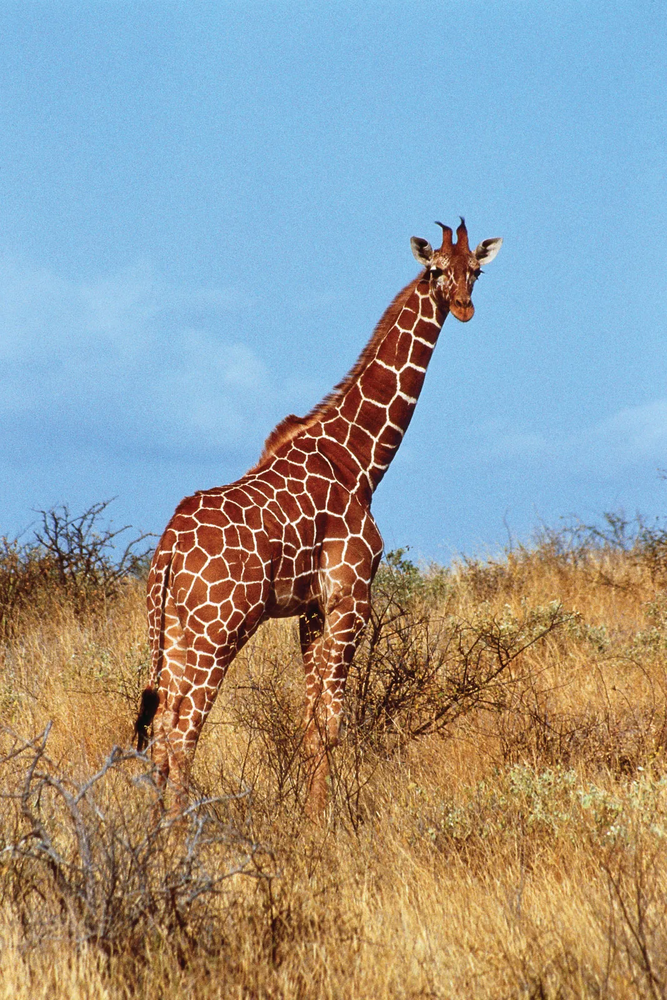
#> input picture 2 openCV-Practicals/images/giraffe-Kenya.png, 667 x 1000 px, shrunk from 1067 x 1600 before the run
$ jupyter execute color_thresholding.ipynb   (shell and % lines are left out)
#> lines starting #> are read from the running program, lines starting #| are printed output that depends on the picture; after the words box and inside, x2 and y2 are one past the last pixel; in counts of white or black regions, pixels touching at a corner belong together
[cell 1]
import cv2
import numpy as np
import matplotlib.pyplot as plt

[cell 2]
image = cv2.imread("../images/giraffe-Kenya.png")
#> image is the input picture: shape (1000, 667, 3); mean B, G, R 152, 154.5, 150.9

[cell 3]
plt.imshow(image)
# see openCV by default use BGR image store

[cell 4]
image_rgb = cv2.cvtColor(image, cv2.COLOR_BGR2RGB)
image_hsv = cv2.cvtColor(image, cv2.COLOR_BGR2HSV)
#> image_hsv: shape (1000, 667, 3); mean H, S, V 59.8, 123.7, 197

[cell 5]
plt.imshow(image_rgb)

[cell 6]
plt.imshow(image_hsv)

[cell 7]
# lets target girraf patch i.e white
# so we need to give white color upper and lower bound
lower_white = np.array([0,0,190]) #([h,s,v]) -> hue, saturation, brightness
upper_white = np.array([30,80,255])

[cell 8]
mask = cv2.inRange(image_hsv, lower_white, upper_white)
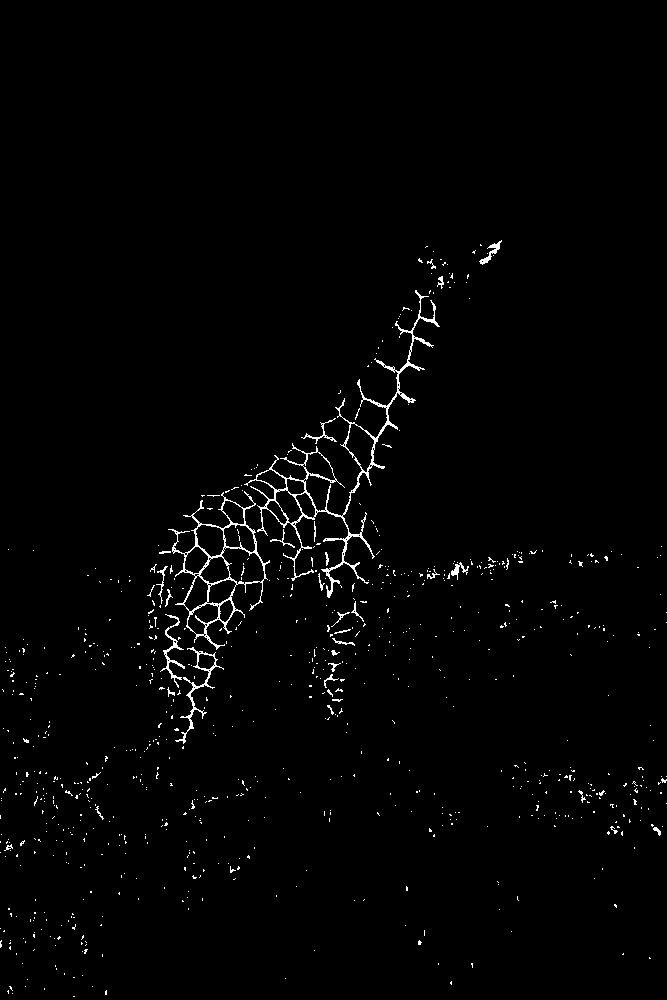
#> mask: shape (1000, 667); 1.4% white in thin lines or dots, all inside (x1, y1, x2, y2) = (0, 240, 667, 997)

[cell 9]
plt.imshow(mask)

### here mask have vilolet and yellow color as its matplotlib , if show show using openCV its black and white

[cell 10]
from IPython.display import Image, display
display(mask)

if image is None:
    print("Error: Could not load the image.")
else:
    _, buffer = cv2.imencode(".jpg", mask)
    # display(Image(data=buffer.tobytes()))

openCV_mask=display(Image(data=buffer.tobytes()))

[cell 11]
# lets target black color
black_hsv = np.uint8([[[120, 255, 0]]])
#now convert black_hsv to BGR as openCV take BGR format
black_bgr = cv2.cvtColor(black_hsv, cv2.COLOR_HSV2BGR)[0][0]

[cell 12]
image_result = image.copy()
#now if mask>0 then change with black bgr otherwise original image
image_result[mask>0] = black_bgr
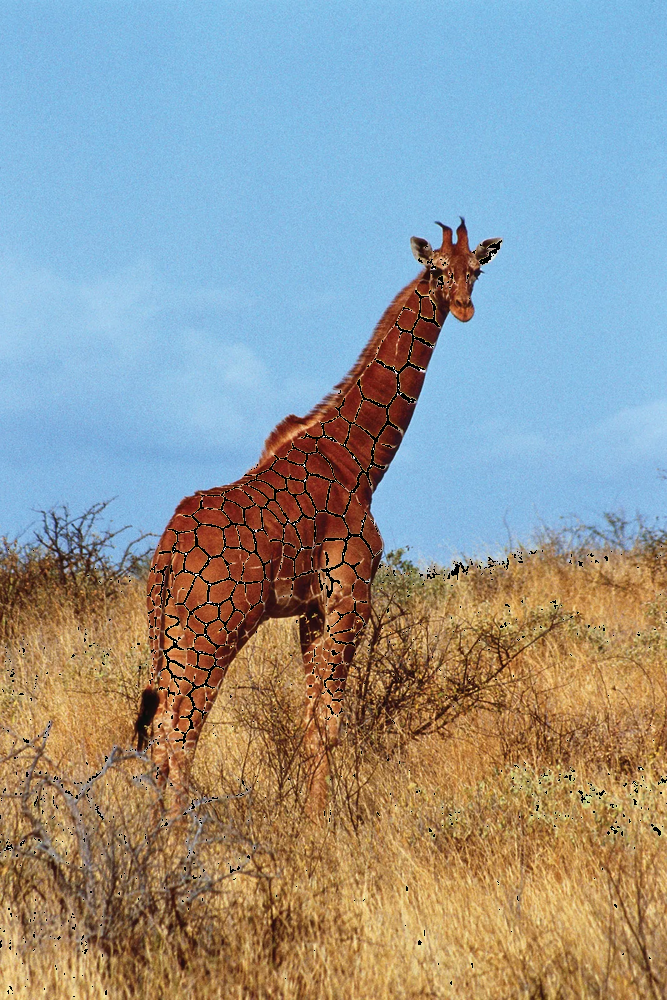
#> image_result: shape (1000, 667, 3); 1.43% of pixels changed, all inside (x1, y1, x2, y2) = (0, 240, 667, 997)

[cell 13]
image_result_rgb = cv2.cvtColor(image_result, cv2.COLOR_BGR2RGB)

[cell 14]
# PLOT

fig, axs = plt.subplots(1,3, figsize=(12,6))

axs[0].imshow(image_rgb)
axs[0].set_title("Original Image")
axs[0].axis('ON')

axs[1].imshow(mask)
axs[1].set_title("Binary Mask using Matplotlb")
axs[1].axis('off')


axs[2].imshow(image_result_rgb)
axs[2].set_title("Output Image")
axs[2].axis('off')

plt.tight_layout()
plt.show()
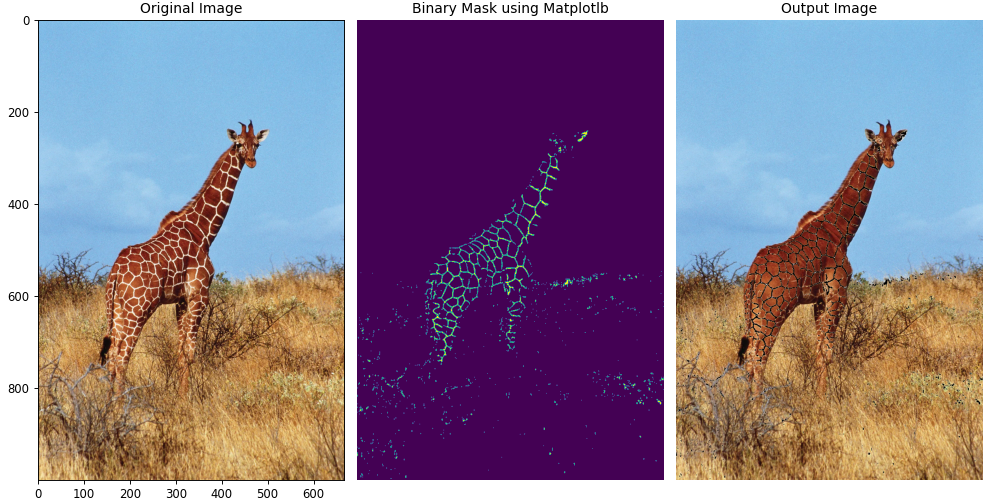
#> figure drawn by matplotlib, 3 panels

$ run again, with 2 openCV-Practicals/images/butterfly.jpg saved as 2 openCV-Practicals/images/giraffe-Kenya.png
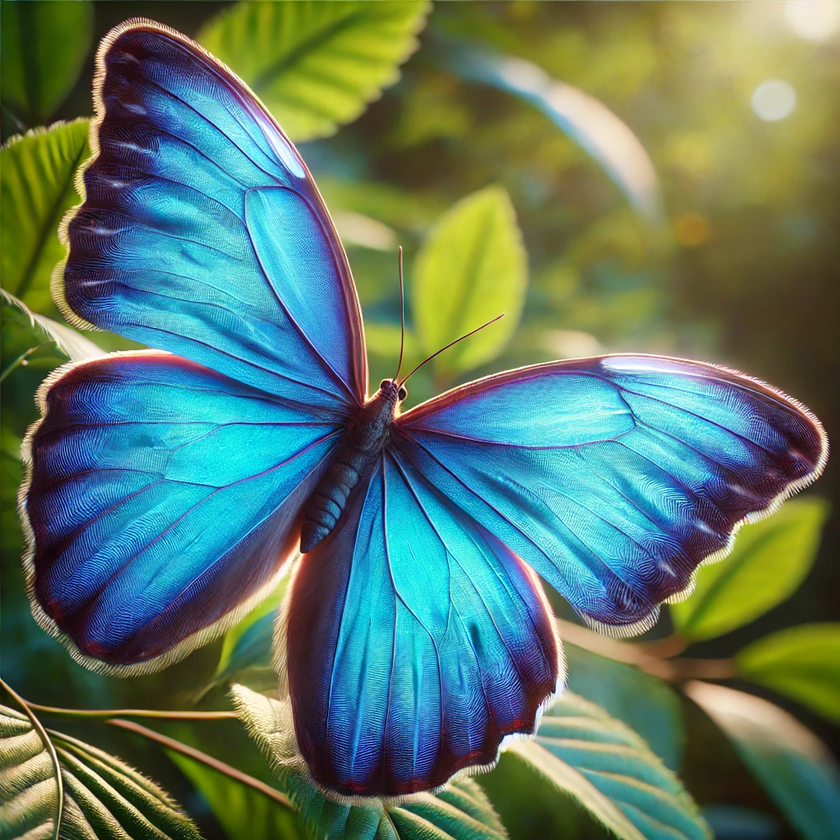
#> input picture 2 openCV-Practicals/images/butterfly.jpg, 840 x 840 px, shrunk from 1024 x 1024 before the run
#> image is the input picture: shape (840, 840, 3); mean B, G, R 102.9, 121.6, 93.2
#> image_hsv: shape (840, 840, 3); mean H, S, V 66.1, 149, 140.9
#> `mask = cv2.inRange(image_hsv, lower_white, upper_white)`:
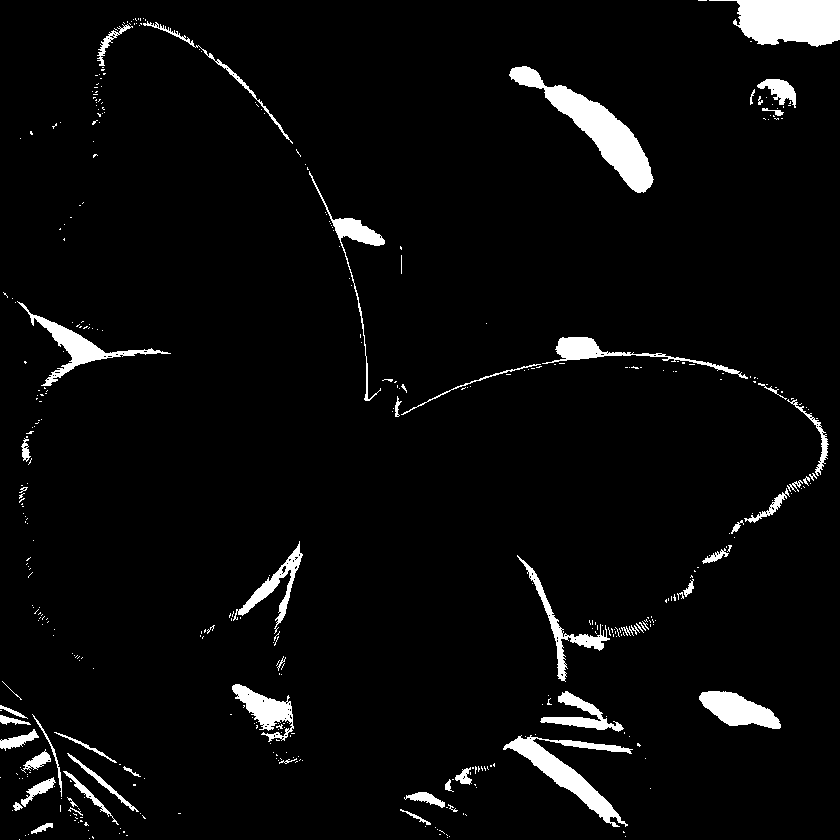
#> mask: shape (840, 840); 4.3% white; 422 white regions (366 under 20 px), largest, box (x1, y1, x2, y2) and area: (509, 66, 654, 193) 4696, (709, 0, 840, 47) 4278, (503, 735, 633, 827) 2838
#> image_result: shape (840, 840, 3); 4.35% of pixels changed, all inside (x1, y1, x2, y2) = (0, 0, 840, 840)
#> `plt.show()`:
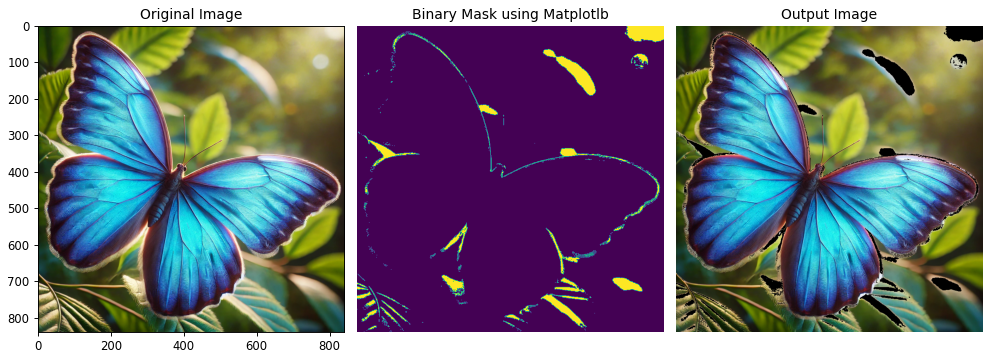
#> figure drawn by matplotlib, 3 panels
